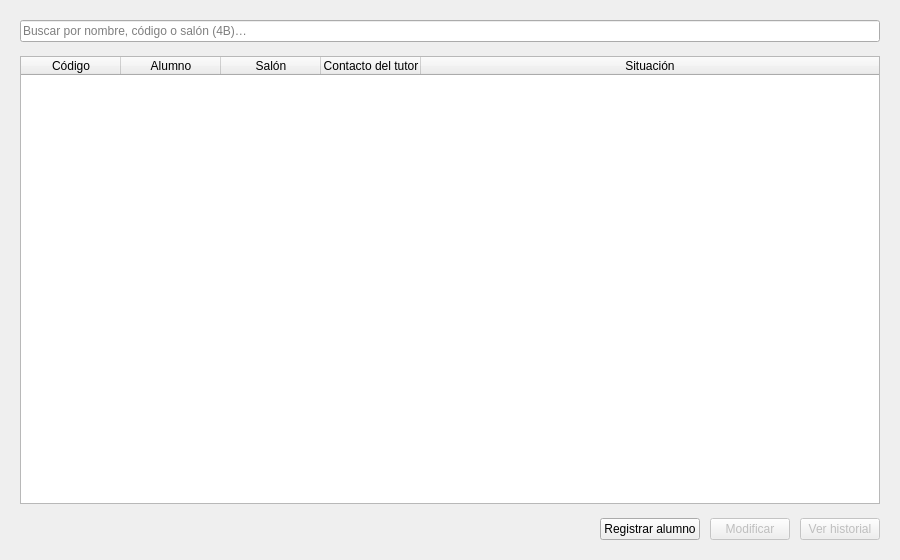
<?xml version="1.0" encoding="UTF-8"?>
<ui version="4.0">
 <class>PantallaAlumnos</class>
 <widget class="QWidget" name="PantallaAlumnos">
  <property name="geometry">
   <rect>
    <x>0</x>
    <y>0</y>
    <width>900</width>
    <height>560</height>
   </rect>
  </property>
  <property name="windowTitle">
   <string>Alumnos</string>
  </property>
  <layout class="QVBoxLayout" name="disposicion">
   <property name="leftMargin"><number>20</number></property>
   <property name="topMargin"><number>20</number></property>
   <property name="rightMargin"><number>20</number></property>
   <property name="bottomMargin"><number>20</number></property>
   <property name="spacing"><number>14</number></property>

   <item>
    <widget class="QLineEdit" name="campoBusqueda">
     <property name="placeholderText">
      <string>Buscar por nombre, código o salón (4B)…</string>
     </property>
     <property name="minimumHeight"><number>36</number></property>
     <property name="clearButtonEnabled"><bool>true</bool></property>
    </widget>
   </item>

   <item>
    <widget class="QTableWidget" name="tablaAlumnos">
     <property name="alternatingRowColors"><bool>true</bool></property>
     <property name="selectionBehavior"><enum>QAbstractItemView::SelectRows</enum></property>
     <property name="selectionMode"><enum>QAbstractItemView::SingleSelection</enum></property>
     <property name="editTriggers"><set>QAbstractItemView::NoEditTriggers</set></property>
     <property name="sortingEnabled"><bool>true</bool></property>
     <attribute name="verticalHeaderVisible"><bool>false</bool></attribute>
     <attribute name="horizontalHeaderStretchLastSection"><bool>true</bool></attribute>
     <column><property name="text"><string>Código</string></property></column>
     <column><property name="text"><string>Alumno</string></property></column>
     <column><property name="text"><string>Salón</string></property></column>
     <column><property name="text"><string>Contacto del tutor</string></property></column>
     <column><property name="text"><string>Situación</string></property></column>
    </widget>
   </item>

   <item>
    <layout class="QHBoxLayout" name="filaAcciones">
     <property name="spacing"><number>10</number></property>
     <item>
      <widget class="QLabel" name="etiquetaResumen">
       <property name="text"><string/></property>
      </widget>
     </item>
     <item>
      <spacer name="espacioAcciones">
       <property name="orientation"><enum>Qt::Horizontal</enum></property>
       <property name="sizeHint" stdset="0">
        <size><width>40</width><height>20</height></size>
       </property>
      </spacer>
     </item>
     <item>
      <widget class="QPushButton" name="botonNuevo">
       <property name="text"><string>Registrar alumno</string></property>
       <property name="minimumHeight"><number>34</number></property>
      </widget>
     </item>
     <item>
      <widget class="QPushButton" name="botonEditar">
       <property name="text"><string>Modificar</string></property>
       <property name="minimumHeight"><number>34</number></property>
       <property name="enabled"><bool>false</bool></property>
      </widget>
     </item>
     <item>
      <widget class="QPushButton" name="botonHistorial">
       <property name="text"><string>Ver historial</string></property>
       <property name="minimumHeight"><number>34</number></property>
       <property name="enabled"><bool>false</bool></property>
      </widget>
     </item>
    </layout>
   </item>

  </layout>
 </widget>
 <resources/>
 <connections/>
</ui>
